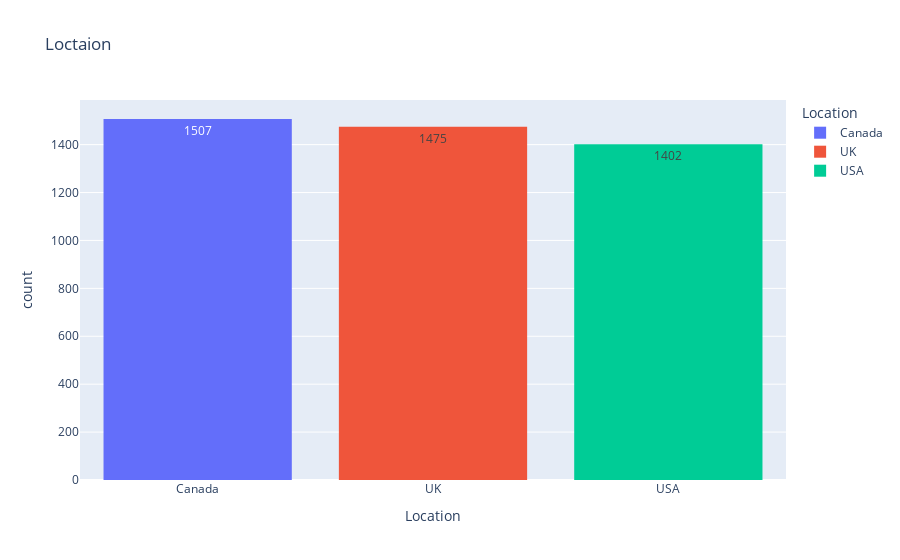

The notebook cell this image was saved under:
### Code cell
px.histogram(df, "Location", color="Location", text_auto=True, title="Loctaion")

### Figure 1 — Plotly figure (JSON) as saved in the notebook; plotly's stock layout.template omitted (floating-point values rounded to 4 significant figures; data arrays with more than 128 entries replaced by an {"elided": "..."} marker saying what was removed)
{"data": [{"bingroup": "x", "hovertemplate": "Location=%{x}<br>count=%{y}<extra></extra>", "legendgroup": "Canada", "marker": {"color": "#636efa", "pattern": {"shape": ""}}, "name": "Canada", "orientation": "v", "showlegend": true, "texttemplate": "%{value}", "type": "histogram", "x": {"elided": "1507 str values"}, "xaxis": "x", "yaxis": "y"}, {"bingroup": "x", "hovertemplate": "Location=%{x}<br>count=%{y}<extra></extra>", "legendgroup": "UK", "marker": {"color": "#EF553B", "pattern": {"shape": ""}}, "name": "UK", "orientation": "v", "showlegend": true, "texttemplate": "%{value}", "type": "histogram", "x": {"elided": "1475 str values"}, "xaxis": "x", "yaxis": "y"}, {"bingroup": "x", "hovertemplate": "Location=%{x}<br>count=%{y}<extra></extra>", "legendgroup": "USA", "marker": {"color": "#00cc96", "pattern": {"shape": ""}}, "name": "USA", "orientation": "v", "showlegend": true, "texttemplate": "%{value}", "type": "histogram", "x": {"elided": "1402 str values"}, "xaxis": "x", "yaxis": "y"}], "layout": {"barmode": "relative", "legend": {"title": {"text": "Location"}, "tracegroupgap": 0}, "title": {"text": "Loctaion"}, "xaxis": {"anchor": "y", "categoryarray": ["Canada", "UK", "USA"], "categoryorder": "array", "domain": [0, 1], "title": {"text": "Location"}}, "yaxis": {"anchor": "x", "domain": [0, 1], "title": {"text": "count"}}}}
